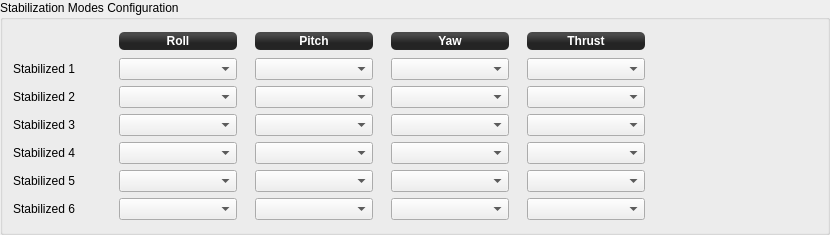
            <widget class="QGroupBox" name="groupBox">
             <property name="styleSheet">
              <string notr="true"/>
             </property>
             <property name="title">
              <string>Stabilization Modes Configuration</string>
             </property>
             <layout class="QGridLayout" name="gridLayout_2" columnstretch="0,0,0,0,0,0,0,0,0,0,0,0,0">
              <property name="leftMargin">
               <number>9</number>
              </property>
              <property name="horizontalSpacing">
               <number>6</number>
              </property>
              <item row="1" column="4">
               <spacer name="horizontalSpacer_12">
                <property name="orientation">
                 <enum>Qt::Horizontal</enum>
                </property>
                <property name="sizeType">
                 <enum>QSizePolicy::Fixed</enum>
                </property>
                <property name="sizeHint" stdset="0">
                 <size>
                  <width>10</width>
                  <height>20</height>
                 </size>
                </property>
               </spacer>
              </item>
              <item row="1" column="8">
               <spacer name="horizontalSpacer_13">
                <property name="orientation">
                 <enum>Qt::Horizontal</enum>
                </property>
                <property name="sizeType">
                 <enum>QSizePolicy::Fixed</enum>
                </property>
                <property name="sizeHint" stdset="0">
                 <size>
                  <width>10</width>
                  <height>20</height>
                 </size>
                </property>
               </spacer>
              </item>
              <item row="1" column="10">
               <spacer name="horizontalSpacer_15">
                <property name="orientation">
                 <enum>Qt::Horizontal</enum>
                </property>
                <property name="sizeType">
                 <enum>QSizePolicy::Fixed</enum>
                </property>
                <property name="sizeHint" stdset="0">
                 <size>
                  <width>10</width>
                  <height>20</height>
                 </size>
                </property>
               </spacer>
              </item>
              <item row="0" column="11">
               <widget class="QLabel" name="label_11">
                <property name="minimumSize">
                 <size>
                  <width>120</width>
                  <height>20</height>
                 </size>
                </property>
                <property name="maximumSize">
                 <size>
                  <width>16777215</width>
                  <height>20</height>
                 </size>
                </property>
                <property name="styleSheet">
                 <string notr="true">background-color: qlineargradient(spread:reflect, x1:0.507, y1:0, x2:0.507, y2:0.772, stop:0.208955 rgba(74, 74, 74, 255), stop:0.78607 rgba(36, 36, 36, 255));
color: rgb(255, 255, 255);
border-radius: 5;
margin:1px;
font:bold;</string>
                </property>
                <property name="text">
                 <string>Thrust</string>
                </property>
                <property name="alignment">
                 <set>Qt::AlignCenter</set>
                </property>
               </widget>
              </item>
              <item row="0" column="9">
               <widget class="QLabel" name="label_10">
                <property name="minimumSize">
                 <size>
                  <width>120</width>
                  <height>20</height>
                 </size>
                </property>
                <property name="maximumSize">
                 <size>
                  <width>16777215</width>
                  <height>20</height>
                 </size>
                </property>
                <property name="styleSheet">
                 <string notr="true">background-color: qlineargradient(spread:reflect, x1:0.507, y1:0, x2:0.507, y2:0.772, stop:0.208955 rgba(74, 74, 74, 255), stop:0.78607 rgba(36, 36, 36, 255));
color: rgb(255, 255, 255);
border-radius: 5;
margin:1px;
font:bold;</string>
                </property>
                <property name="text">
                 <string>Yaw</string>
                </property>
                <property name="alignment">
                 <set>Qt::AlignCenter</set>
                </property>
               </widget>
              </item>
              <item row="0" column="7">
               <widget class="QLabel" name="label_9">
                <property name="minimumSize">
                 <size>
                  <width>120</width>
                  <height>20</height>
                 </size>
                </property>
                <property name="maximumSize">
                 <size>
                  <width>16777215</width>
                  <height>20</height>
                 </size>
                </property>
                <property name="styleSheet">
                 <string notr="true">background-color: qlineargradient(spread:reflect, x1:0.507, y1:0, x2:0.507, y2:0.772, stop:0.208955 rgba(74, 74, 74, 255), stop:0.78607 rgba(36, 36, 36, 255));
color: rgb(255, 255, 255);
border-radius: 5;
margin:1px;
font:bold;</string>
                </property>
                <property name="text">
                 <string>Pitch</string>
                </property>
                <property name="alignment">
                 <set>Qt::AlignCenter</set>
                </property>
               </widget>
              </item>
              <item row="1" column="12">
               <spacer name="horizontalSpacer_11">
                <property name="orientation">
                 <enum>Qt::Horizontal</enum>
                </property>
                <property name="sizeType">
                 <enum>QSizePolicy::Preferred</enum>
                </property>
                <property name="sizeHint" stdset="0">
                 <size>
                  <width>170</width>
                  <height>20</height>
                 </size>
                </property>
               </spacer>
              </item>
              <item row="0" column="3">
               <widget class="QLabel" name="label_8">
                <property name="minimumSize">
                 <size>
                  <width>120</width>
                  <height>20</height>
                 </size>
                </property>
                <property name="maximumSize">
                 <size>
                  <width>16777215</width>
                  <height>20</height>
                 </size>
                </property>
                <property name="styleSheet">
                 <string notr="true">background-color: qlineargradient(spread:reflect, x1:0.507, y1:0, x2:0.507, y2:0.772, stop:0.208955 rgba(74, 74, 74, 255), stop:0.78607 rgba(36, 36, 36, 255));
color: rgb(255, 255, 255);
border-radius: 5;
margin:1px;
font:bold;</string>
                </property>
                <property name="text">
                 <string>Roll</string>
                </property>
                <property name="alignment">
                 <set>Qt::AlignCenter</set>
                </property>
               </widget>
              </item>
              <item row="1" column="1">
               <widget class="QFrame" name="frame_3">
                <property name="minimumSize">
                 <size>
                  <width>90</width>
                  <height>0</height>
                 </size>
                </property>
                <property name="maximumSize">
                 <size>
                  <width>90</width>
                  <height>16777215</height>
                 </size>
                </property>
                <property name="frameShape">
                 <enum>QFrame::NoFrame</enum>
                </property>
                <property name="frameShadow">
                 <enum>QFrame::Raised</enum>
                </property>
                <layout class="QVBoxLayout" name="verticalLayout_13">
                 <property name="leftMargin">
                  <number>1</number>
                 </property>
                 <property name="topMargin">
                  <number>1</number>
                 </property>
                 <property name="rightMargin">
                  <number>1</number>
                 </property>
                 <property name="bottomMargin">
                  <number>1</number>
                 </property>
                 <item>
                  <widget class="QLabel" name="label_14">
                   <property name="text">
                    <string>Stabilized 1</string>
                   </property>
                   <property name="alignment">
                    <set>Qt::AlignLeading|Qt::AlignLeft|Qt::AlignVCenter</set>
                   </property>
                  </widget>
                 </item>
                 <item>
                  <widget class="QLabel" name="label_21">
                   <property name="text">
                    <string>Stabilized 2</string>
                   </property>
                   <property name="alignment">
                    <set>Qt::AlignLeading|Qt::AlignLeft|Qt::AlignVCenter</set>
                   </property>
                  </widget>
                 </item>
                 <item>
                  <widget class="QLabel" name="label_22">
                   <property name="text">
                    <string>Stabilized 3</string>
                   </property>
                   <property name="alignment">
                    <set>Qt::AlignLeading|Qt::AlignLeft|Qt::AlignVCenter</set>
                   </property>
                  </widget>
                 </item>
                 <item>
                  <widget class="QLabel" name="label_114">
                   <property name="text">
                    <string>Stabilized 4</string>
                   </property>
                   <property name="alignment">
                    <set>Qt::AlignLeading|Qt::AlignLeft|Qt::AlignVCenter</set>
                   </property>
                  </widget>
                 </item>
                 <item>
                  <widget class="QLabel" name="label_121">
                   <property name="text">
                    <string>Stabilized 5</string>
                   </property>
                   <property name="alignment">
                    <set>Qt::AlignLeading|Qt::AlignLeft|Qt::AlignVCenter</set>
                   </property>
                  </widget>
                 </item>
                 <item>
                  <widget class="QLabel" name="label_122">
                   <property name="text">
                    <string>Stabilized 6</string>
                   </property>
                   <property name="alignment">
                    <set>Qt::AlignLeading|Qt::AlignLeft|Qt::AlignVCenter</set>
                   </property>
                  </widget>
                 </item>
                </layout>
               </widget>
              </item>
              <item row="1" column="3">
               <widget class="QFrame" name="frame_2">
                <property name="frameShape">
                 <enum>QFrame::NoFrame</enum>
                </property>
                <property name="frameShadow">
                 <enum>QFrame::Raised</enum>
                </property>
                <layout class="QVBoxLayout" name="verticalLayout_10">
                 <property name="leftMargin">
                  <number>1</number>
                 </property>
                 <property name="topMargin">
                  <number>1</number>
                 </property>
                 <property name="rightMargin">
                  <number>1</number>
                 </property>
                 <property name="bottomMargin">
                  <number>1</number>
                 </property>
                 <item>
                  <widget class="QComboBox" name="fmsSsPos1Roll">
                   <property name="minimumSize">
                    <size>
                     <width>0</width>
                     <height>0</height>
                    </size>
                   </property>
                   <property name="focusPolicy">
                    <enum>Qt::StrongFocus</enum>
                   </property>
                  </widget>
                 </item>
                 <item>
                  <widget class="QComboBox" name="fmsSsPos2Roll">
                   <property name="focusPolicy">
                    <enum>Qt::StrongFocus</enum>
                   </property>
                  </widget>
                 </item>
                 <item>
                  <widget class="QComboBox" name="fmsSsPos3Roll">
                   <property name="focusPolicy">
                    <enum>Qt::StrongFocus</enum>
                   </property>
                  </widget>
                 </item>
                 <item>
                  <widget class="QComboBox" name="fmsSsPos4Roll">
                   <property name="focusPolicy">
                    <enum>Qt::StrongFocus</enum>
                   </property>
                  </widget>
                 </item>
                 <item>
                  <widget class="QComboBox" name="fmsSsPos5Roll">
                   <property name="focusPolicy">
                    <enum>Qt::StrongFocus</enum>
                   </property>
                  </widget>
                 </item>
                 <item>
                  <widget class="QComboBox" name="fmsSsPos6Roll">
                   <property name="focusPolicy">
                    <enum>Qt::StrongFocus</enum>
                   </property>
                  </widget>
                 </item>
                </layout>
               </widget>
              </item>
              <item row="1" column="7">
               <widget class="QFrame" name="frame_5">
                <property name="frameShape">
                 <enum>QFrame::NoFrame</enum>
                </property>
                <property name="frameShadow">
                 <enum>QFrame::Raised</enum>
                </property>
                <layout class="QVBoxLayout" name="verticalLayout_14">
                 <property name="leftMargin">
                  <number>1</number>
                 </property>
                 <property name="topMargin">
                  <number>1</number>
                 </property>
                 <property name="rightMargin">
                  <number>1</number>
                 </property>
                 <property name="bottomMargin">
                  <number>1</number>
                 </property>
                 <item>
                  <widget class="QComboBox" name="fmsSsPos1Pitch">
                   <property name="minimumSize">
                    <size>
                     <width>0</width>
                     <height>0</height>
                    </size>
                   </property>
                   <property name="focusPolicy">
                    <enum>Qt::StrongFocus</enum>
                   </property>
                  </widget>
                 </item>
                 <item>
                  <widget class="QComboBox" name="fmsSsPos2Pitch">
                   <property name="focusPolicy">
                    <enum>Qt::StrongFocus</enum>
                   </property>
                  </widget>
                 </item>
                 <item>
                  <widget class="QComboBox" name="fmsSsPos3Pitch">
                   <property name="focusPolicy">
                    <enum>Qt::StrongFocus</enum>
                   </property>
                  </widget>
                 </item>
                 <item>
                  <widget class="QComboBox" name="fmsSsPos4Pitch">
                   <property name="focusPolicy">
                    <enum>Qt::StrongFocus</enum>
                   </property>
                  </widget>
                 </item>
                 <item>
                  <widget class="QComboBox" name="fmsSsPos5Pitch">
                   <property name="focusPolicy">
                    <enum>Qt::StrongFocus</enum>
                   </property>
                  </widget>
                 </item>
                 <item>
                  <widget class="QComboBox" name="fmsSsPos6Pitch">
                   <property name="focusPolicy">
                    <enum>Qt::StrongFocus</enum>
                   </property>
                  </widget>
                 </item>
                </layout>
               </widget>
              </item>
              <item row="1" column="9">
               <widget class="QFrame" name="frame_6">
                <property name="frameShape">
                 <enum>QFrame::NoFrame</enum>
                </property>
                <property name="frameShadow">
                 <enum>QFrame::Raised</enum>
                </property>
                <layout class="QVBoxLayout" name="verticalLayout_15">
                 <property name="leftMargin">
                  <number>1</number>
                 </property>
                 <property name="topMargin">
                  <number>1</number>
                 </property>
                 <property name="rightMargin">
                  <number>1</number>
                 </property>
                 <property name="bottomMargin">
                  <number>1</number>
                 </property>
                 <item>
                  <widget class="QComboBox" name="fmsSsPos1Yaw">
                   <property name="minimumSize">
                    <size>
                     <width>0</width>
                     <height>0</height>
                    </size>
                   </property>
                   <property name="focusPolicy">
                    <enum>Qt::StrongFocus</enum>
                   </property>
                  </widget>
                 </item>
                 <item>
                  <widget class="QComboBox" name="fmsSsPos2Yaw">
                   <property name="focusPolicy">
                    <enum>Qt::StrongFocus</enum>
                   </property>
                  </widget>
                 </item>
                 <item>
                  <widget class="QComboBox" name="fmsSsPos3Yaw">
                   <property name="focusPolicy">
                    <enum>Qt::StrongFocus</enum>
                   </property>
                  </widget>
                 </item>
                 <item>
                  <widget class="QComboBox" name="fmsSsPos4Yaw">
                   <property name="focusPolicy">
                    <enum>Qt::StrongFocus</enum>
                   </property>
                  </widget>
                 </item>
                 <item>
                  <widget class="QComboBox" name="fmsSsPos5Yaw">
                   <property name="focusPolicy">
                    <enum>Qt::StrongFocus</enum>
                   </property>
                  </widget>
                 </item>
                 <item>
                  <widget class="QComboBox" name="fmsSsPos6Yaw">
                   <property name="focusPolicy">
                    <enum>Qt::StrongFocus</enum>
                   </property>
                  </widget>
                 </item>
                </layout>
               </widget>
              </item>
              <item row="1" column="11">
               <widget class="QFrame" name="frame_7">
                <property name="frameShape">
                 <enum>QFrame::NoFrame</enum>
                </property>
                <property name="frameShadow">
                 <enum>QFrame::Raised</enum>
                </property>
                <layout class="QVBoxLayout" name="verticalLayout_16">
                 <property name="leftMargin">
                  <number>1</number>
                 </property>
                 <property name="topMargin">
                  <number>1</number>
                 </property>
                 <property name="rightMargin">
                  <number>1</number>
                 </property>
                 <property name="bottomMargin">
                  <number>1</number>
                 </property>
                 <item>
                  <widget class="QComboBox" name="fmsSsPos1Thrust">
                   <property name="minimumSize">
                    <size>
                     <width>0</width>
                     <height>0</height>
                    </size>
                   </property>
                   <property name="focusPolicy">
                    <enum>Qt::StrongFocus</enum>
                   </property>
                  </widget>
                 </item>
                 <item>
                  <widget class="QComboBox" name="fmsSsPos2Thrust">
                   <property name="focusPolicy">
                    <enum>Qt::StrongFocus</enum>
                   </property>
                  </widget>
                 </item>
                 <item>
                  <widget class="QComboBox" name="fmsSsPos3Thrust">
                   <property name="focusPolicy">
                    <enum>Qt::StrongFocus</enum>
                   </property>
                  </widget>
                 </item>
                 <item>
                  <widget class="QComboBox" name="fmsSsPos4Thrust">
                   <property name="focusPolicy">
                    <enum>Qt::StrongFocus</enum>
                   </property>
                  </widget>
                 </item>
                 <item>
                  <widget class="QComboBox" name="fmsSsPos5Thrust">
                   <property name="focusPolicy">
                    <enum>Qt::StrongFocus</enum>
                   </property>
                  </widget>
                 </item>
                 <item>
                  <widget class="QComboBox" name="fmsSsPos6Thrust">
                   <property name="focusPolicy">
                    <enum>Qt::StrongFocus</enum>
                   </property>
                  </widget>
                 </item>
                </layout>
               </widget>
              </item>
              <item row="1" column="2">
               <spacer name="horizontalSpacer_14">
                <property name="orientation">
                 <enum>Qt::Horizontal</enum>
                </property>
                <property name="sizeType">
                 <enum>QSizePolicy::Fixed</enum>
                </property>
                <property name="sizeHint" stdset="0">
                 <size>
                  <width>10</width>
                  <height>20</height>
                 </size>
                </property>
               </spacer>
              </item>
             </layout>
            </widget>
